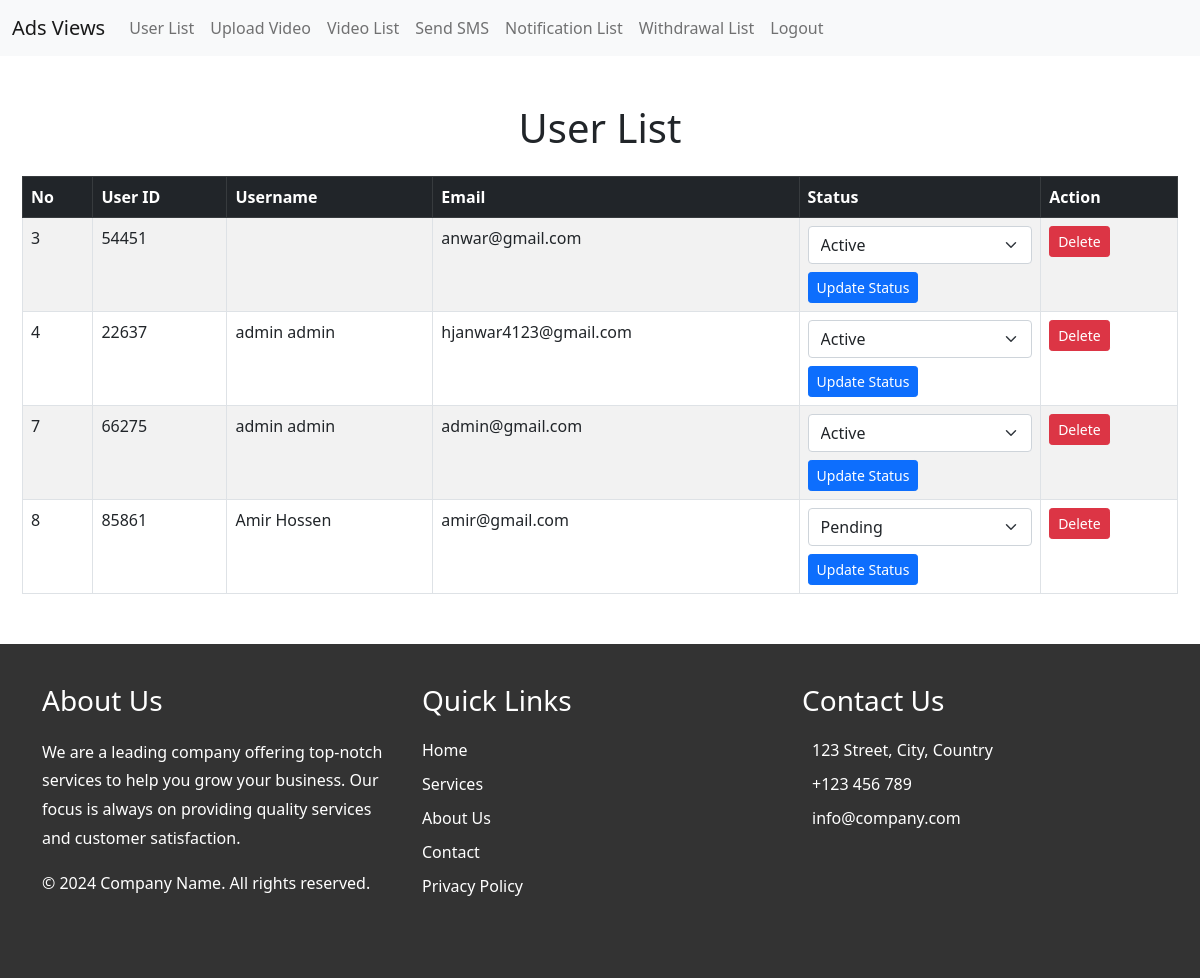
Before: /admin_user_list/ (signed in) with the older database file.
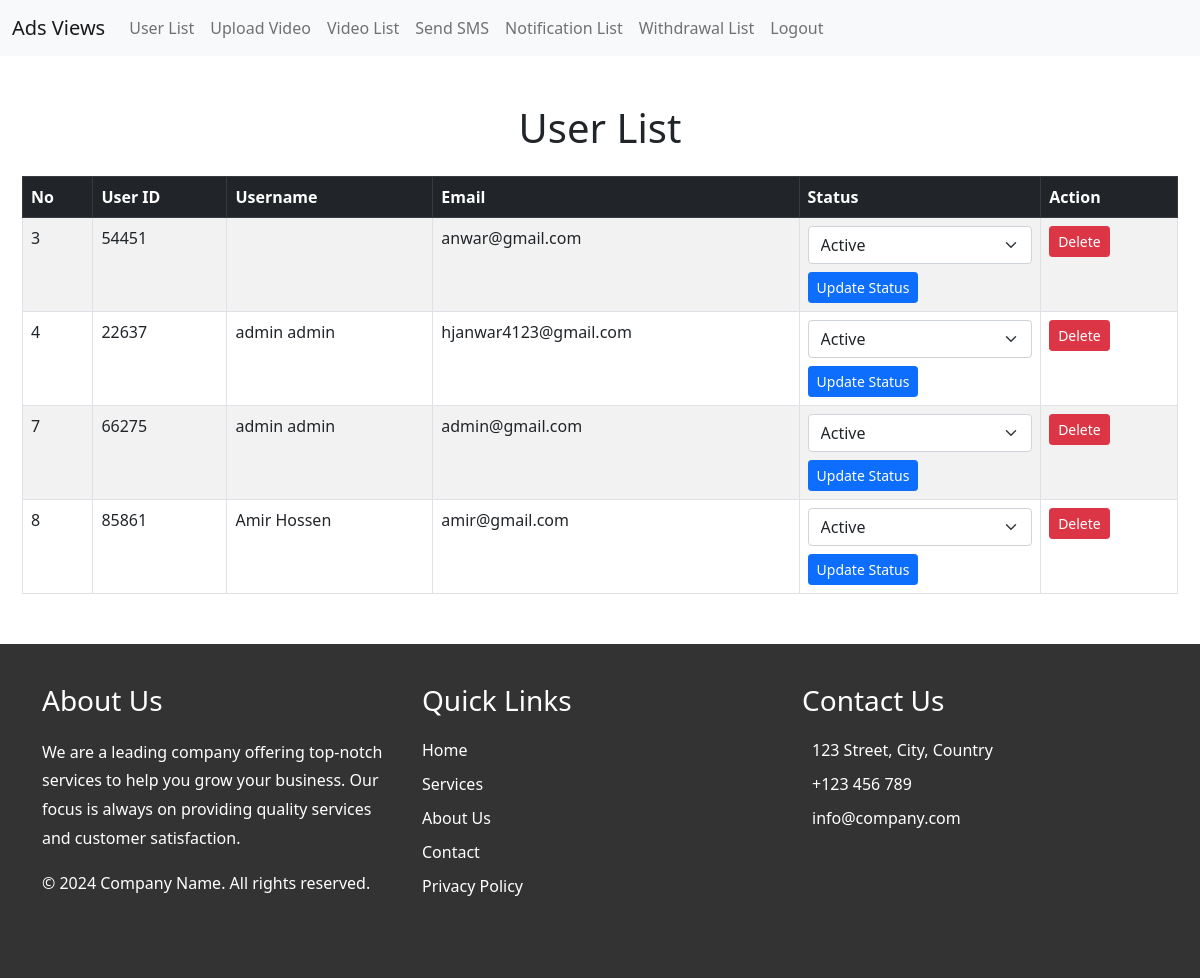
After: the same page with the newer database file.
### ads_app/models.py (models this page shows, shortened)
class User(AbstractUser):
    STATUS_CHOICES = [
        ('pending', 'Pending'),
        ('checking', 'Checking'),
        ('active', 'Active'),
    ]
    unique_id = models.CharField(max_length=5, unique=True, editable=False)
    phone = models.CharField(max_length=15)
    address = models.CharField(max_length=255)
    city = models.CharField(max_length=100)
    zip_code = models.CharField(max_length=20)
    country = models.CharField(max_length=100)
    username = None
    email = models.EmailField(unique=True)
    status = models.CharField(max_length=10, choices=STATUS_CHOICES, default='pending')
    USERNAME_FIELD = 'email'  # Use email as the username
    REQUIRED_FIELDS = ['first_name', 'last_name', 'phone', 'address', 'city', 'zip_code', 'country']  # Fields required for superuser creation
    objects = CustomUserManager()  # Use the custom manager

### ads_app/views.py (the view, shortened to what this page needs)
# urls.py: path("admin_user_list/", views.admin_user_list, name="admin_user_list"),
@user_passes_test(is_superuser)
def admin_user_list(request):
    users = User.objects.all()
    return render(request, "admin/admin_user_list.html", {"users": users})

### ads_app/views.py (called while the page is built)
def is_superuser(user):
    return user.is_superuser

### ads_app/templates/admin/admin_user_list.html (shortened to what this page needs)
{% extends "base.html" %}
{% block content %}
<div class="container-fluid mt-5">
    <h1 class="text-center mb-4">User List</h1>
    <div class="table-responsive">
        <table class="table table-bordered table-striped" style="width: calc(100% - 20px); margin: 0 10px;">
            <thead class="table-dark">
                <tr>
                    <th>No</th>
                    <th>User ID</th>
                    <th>Username</th>
                    <th>Email</th>
                    <th>Status</th>
                    <th>Action</th>
                </tr>
            </thead>
            <tbody>
                {% for user in users %}
                <tr>
                    <td>{{ user.id }}</td>
                    <td>{{ user.unique_id }}</td>
                    <td>{{ user.first_name }} {{ user.last_name }}</td>
                    <td>{{ user.email }}</td>
                    <td>
                        <form method="POST" action="">
                            <select name="status" class="form-select">
                                <option value="pending" {% if user.status == 'pending' %}selected{% endif %}>Pending</option>
                                <option value="active" {% if user.status == 'active' %}selected{% endif %}>Active</option>
                            </select>
                            <button type="submit" name="change_status" class="btn btn-primary btn-sm mt-2">Update Status</button>
                        </form>
                    </td>
                    <td>
                        <form method="POST" action="">
                            <button type="submit" name="delete" class="btn btn-danger btn-sm" onclick="return confirm('Are you sure you want to delete this user?');">Delete</button>
                        </form>
                    </td>
                </tr>
                {% endfor %}
            </tbody>
        </table>
    </div>
</div>
{% endblock content %}

Changed rows visible on the page:
changed User "Amir": status "Pending" → "Active"
